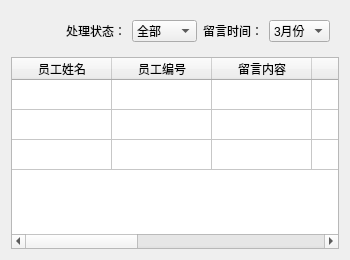
         <widget class="QWidget" name="page_6">
          <layout class="QGridLayout" name="gridLayout_6">
           <item row="0" column="1">
            <widget class="QWidget" name="widget_8" native="true">
             <layout class="QHBoxLayout" name="horizontalLayout_7">
              <item>
               <widget class="QLabel" name="label_16">
                <property name="text">
                 <string>处理状态：</string>
                </property>
               </widget>
              </item>
              <item>
               <widget class="QComboBox" name="comboBox_4">
                <item>
                 <property name="text">
                  <string>全部</string>
                 </property>
                </item>
                <item>
                 <property name="text">
                  <string>已回复</string>
                 </property>
                </item>
                <item>
                 <property name="text">
                  <string>未回复</string>
                 </property>
                </item>
               </widget>
              </item>
              <item>
               <widget class="QLabel" name="label_17">
                <property name="text">
                 <string>留言时间：</string>
                </property>
               </widget>
              </item>
              <item>
               <widget class="QComboBox" name="comboBox_6">
                <item>
                 <property name="text">
                  <string>3月份</string>
                 </property>
                </item>
                <item>
                 <property name="text">
                  <string>4月份</string>
                 </property>
                </item>
                <item>
                 <property name="text">
                  <string>5月份</string>
                 </property>
                </item>
               </widget>
              </item>
             </layout>
            </widget>
           </item>
           <item row="0" column="0">
            <spacer name="horizontalSpacer_6">
             <property name="orientation">
              <enum>Qt::Horizontal</enum>
             </property>
             <property name="sizeHint" stdset="0">
              <size>
               <width>40</width>
               <height>20</height>
              </size>
             </property>
            </spacer>
           </item>
           <item row="1" column="0" colspan="2">
            <widget class="QTableWidget" name="tableWidget_5">
             <property name="showGrid">
              <bool>true</bool>
             </property>
             <property name="gridStyle">
              <enum>Qt::SolidLine</enum>
             </property>
             <property name="rowCount">
              <number>3</number>
             </property>
             <attribute name="horizontalHeaderStretchLastSection">
              <bool>false</bool>
             </attribute>
             <attribute name="verticalHeaderVisible">
              <bool>false</bool>
             </attribute>
             <attribute name="verticalHeaderStretchLastSection">
              <bool>false</bool>
             </attribute>
             <row/>
             <row/>
             <row/>
             <column>
              <property name="text">
               <string>员工姓名</string>
              </property>
             </column>
             <column>
              <property name="text">
               <string>员工编号</string>
              </property>
             </column>
             <column>
              <property name="text">
               <string>留言内容</string>
              </property>
             </column>
             <column>
              <property name="text">
               <string>留言时间</string>
              </property>
             </column>
             <column>
              <property name="text">
               <string>处理状态</string>
              </property>
             </column>
             <column>
              <property name="text">
               <string>回复内容</string>
              </property>
             </column>
             <column>
              <property name="text">
               <string>回复时间</string>
              </property>
             </column>
             <column>
              <property name="text">
               <string>操作</string>
              </property>
             </column>
            </widget>
           </item>
          </layout>
         </widget>
